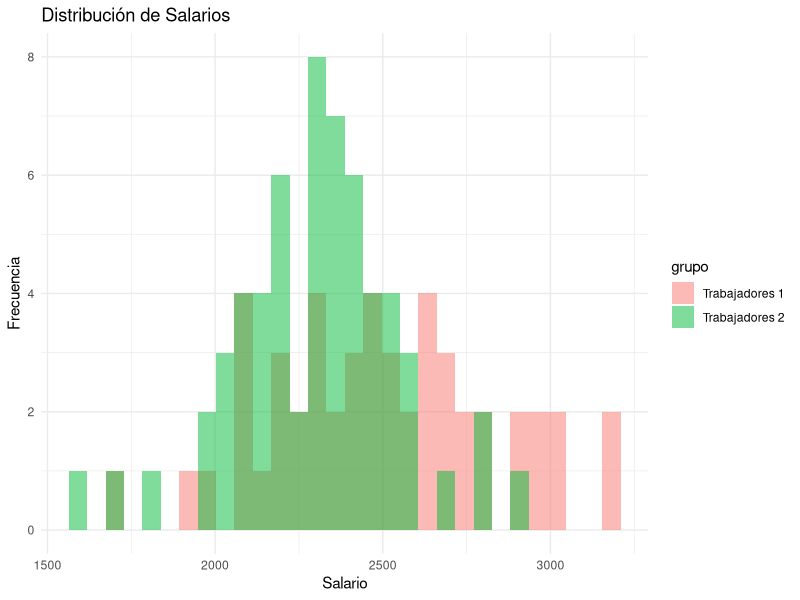
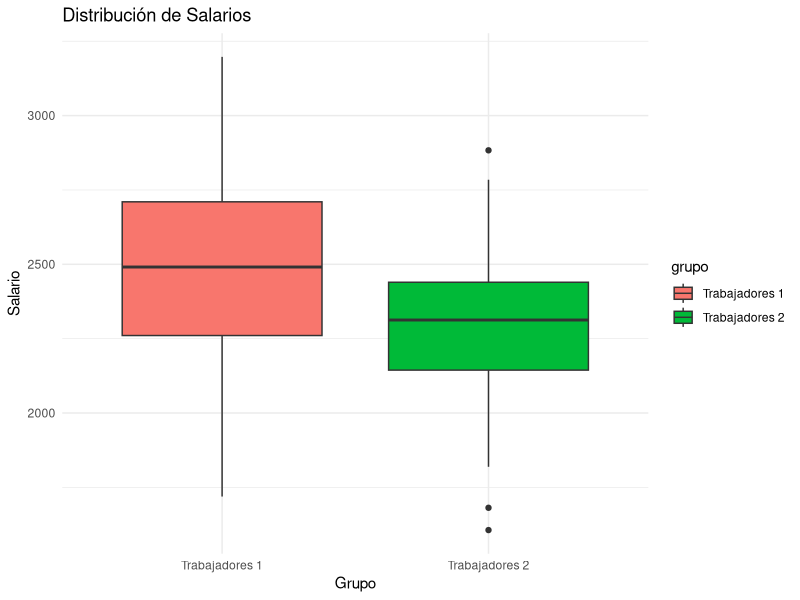
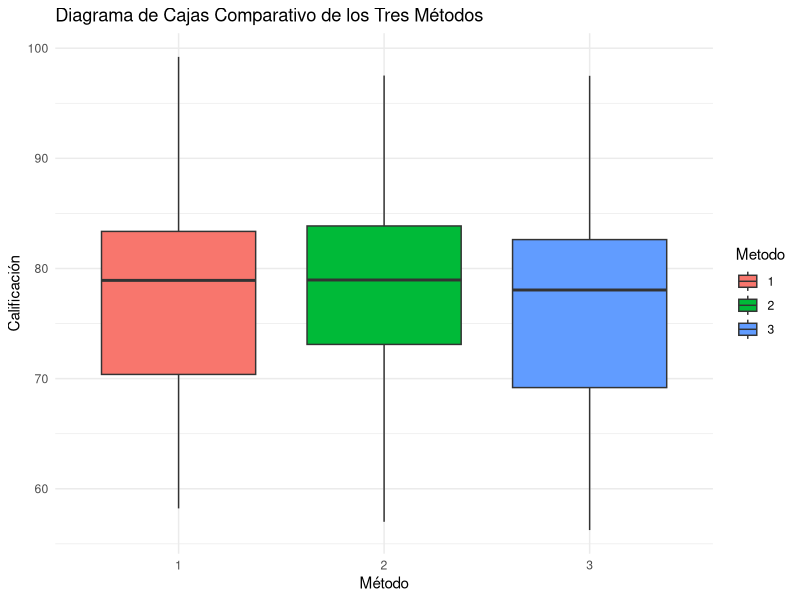

These figures' R source, in order:
## ---- chunk 1
knitr::opts_chunk$set(echo = TRUE)
library(ggplot2)
# Escribe tus códigos aquí (librerías necesarias)
## ---- chunk 2
# Aquí van los datos y el código proporcionado
trabajadores1 <- c(2250.874, 2178.265, 1955.121, 2430.015, 2659.831, 2713.799, 2375.522,
                   2993.470, 2303.118, 2331.465, 2066.033, 2235.951, 3005.093, 2596.543,
                   2156.393, 2067.230, 2206.910, 2769.340, 3197.505, 2485.516, 2289.275,
                   2492.882, 2938.398, 2578.256, 2488.872, 2060.718, 2643.604, 2725.154,
                   3179.045, 2917.966, 1915.504, 2957.806, 2410.418, 2320.605, 2649.970,
                   2626.137, 2466.415, 2697.411, 2395.003, 2367.791, 2181.179, 2813.058,
                   2823.114, 2516.957, 1718.990, 2533.165, 2060.041, 2539.865, 2883.900,
                   2699.181)
trabajadores2 <- c(2075.544, 2260.147, 2210.747, 2125.751, 2280.511, 2353.806, 2375.084,
                   2572.256, 1681.255, 2378.751, 2001.336, 2497.114, 2186.822, 2310.368,
                   2775.799, 2218.408, 2191.969, 2401.429, 2144.689, 2036.791, 2390.669,
                   2476.481, 2316.912, 1819.158, 2588.756, 2303.756, 2142.683, 2450.559,
                   2172.056, 2010.873, 2294.688, 2205.054, 2479.581, 2883.266, 2066.749,
                   2469.883, 2314.934, 2415.943, 2139.904, 2336.129, 1956.293, 2384.111,
                   2281.950, 2696.983, 2350.144, 2055.625, 2531.372, 2058.953, 2074.512,
                   2422.559, 2381.457, 2512.807, 2604.340, 2222.830, 2289.438, 2410.723,
                   2784.361, 2518.547, 2436.065, 1606.304)

datos <- data.frame(
  salario = c(trabajadores1, trabajadores2),
  grupo = factor(rep(1:2, times = c(length(trabajadores1),length(trabajadores2))), labels=c("Trabajadores 1", "Trabajadores 2"))
)

ggplot(datos, aes(x=salario, fill=grupo)) +
  geom_histogram(position="identity", alpha=0.5, bins=30) +
  theme_minimal() +
  labs(title = "Distribución de Salarios", y = "Frecuencia", x = "Salario") +
  scale_fill_manual(values=c("#F8766D", "#00BA38"))

ggplot(datos, aes(x=grupo, y=salario, fill=grupo)) +
  geom_boxplot() +
  theme_minimal() +
  labs(title = "Distribución de Salarios", y = "Salario", x = "Grupo") +
  scale_fill_manual(values=c("#F8766D", "#00BA38"))
# Escribe tus códigos aquí
## ---- chunk 3
anuncio1 <- c(5, 4, 5, 6, 4, 5, 7, 5, 6, 6)
anuncio2 <- c(5, 6, 5, 7, 5, 5, 6, 7, 7, 6)
wilcox.test(anuncio1, anuncio2)
# Escribe tus códigos aquí
## ---- chunk 4
grupoA <- c(5, 5, 5, 6, 6, 5, 5, 6, 5)
grupoB <- c(6, 6, 7, 7, 6, 6, 7, 6, 6)
wilcox.test(grupoA, grupoB)
# Escribe tus códigos aquí 
## ---- chunk 5
metodo1 <- c(85.16604, 96.41423, 80.24083, 69.01759, 86.62736, 81.28230, 60.05736,
             77.63138, 70.82957, 94.19740, 99.21297, 67.49700, 82.71771, 69.84389,
             58.50793, 72.59032, 70.63635, 70.56013, 78.98900, 78.88020, 77.60133,
             84.47364, 78.96169, 90.36164, 70.66543, 82.72645, 62.81343, 62.22004,
             89.57059, 68.21929, 80.86281, 91.00737, 82.99863, 73.69575, 89.99427,
             80.54828, 68.75133, 72.01811, 58.22004, 81.99664)
metodo2 <- c(86.86874, 97.52225, 76.52569, 74.04482, 68.67770, 95.23782, 79.12071,
             79.52839, 83.48983, 81.17170, 85.72342, 85.15654, 72.71554, 78.22245,
             76.92262, 73.23591, 79.66591, 78.60100, 79.50238, 83.82224, 76.71138,
             91.83204, 69.53986, 64.58984, 85.12009, 68.48304, 83.55921, 83.98342,
             69.86244, 83.17494, 78.79085, 78.25213, 72.51925, 84.99407, 57.00238,
             82.74854, 72.51887, 63.28735, 74.38203, 89.13157)
metodo3 <- c(92.82768, 76.75622, 69.07096, 83.50877, 56.74143, 67.21914, 68.98307,
             83.68246, 79.87134, 79.73691, 82.57452, 63.67311, 60.34452, 74.22729,
             77.65000, 79.49056, 78.44512, 60.52712, 97.49574, 66.68088, 74.46574,
             79.05737, 69.92555, 89.83452, 89.10452, 65.20591, 72.80191, 76.06882,
             69.22514, 56.25000, 86.28191, 78.70482, 91.50943, 82.77311, 81.66604,
             76.28205, 78.71795, 92.30769, 76.92308, 79.48718)

df <- data.frame(
  Calificacion = c(metodo1, metodo2, metodo3),
  Metodo = factor(rep(1:3, each=40))
)

ggplot(df, aes(x=Metodo, y=Calificacion)) +
  geom_boxplot(aes(fill=Metodo)) + 
  labs(title="Diagrama de Cajas Comparativo de los Tres Métodos", 
       x="Método", 
       y="Calificación") + 
  theme_minimal()

# Ejecutar ANOVA
aov_res <- aov(Calificacion ~ Metodo, data=df)
summary(aov_res)
# Escribe tus códigos aquí 
## ---- chunk 6
productoA <- c(0, 1, 0, 1, 1, 0, 0, 0, 1, 0, 1, 1, 0, 1, 1, 0, 1, 0, 1, 0, 0, 1, 0, 0, 1, 0, 0, 1, 0, 1, 0, 0, 1, 0, 0,
               0, 1, 1, 0, 0, 1, 1, 1, 0, 0, 0, 0, 1, 0, 1, 0, 1, 1, 1, 1, 1, 1, 0, 0, 1, 1, 0, 0, 0, 1, 0, 0, 0, 1, 1,
               0, 0, 0, 1, 0, 0, 1, 1, 1, 1, 1, 0, 0, 0, 0, 0, 1, 0, 0, 0, 0, 0, 1, 0, 0, 0, 1, 0, 0, 0, 0, 0, 1, 0, 0,
               1, 1, 1, 0, 1, 1, 0, 1, 1, 0, 0, 1, 0, 0, 1, 0, 0, 0, 0, 1, 1, 1, 1, 1, 1, 0, 1, 1, 1, 0, 1, 1, 0, 1,
               0, 0, 0, 0, 1, 0, 0, 1, 0, 0, 1, 1, 1, 1, 1, 0, 1, 0, 1, 1, 0, 1, 0, 1, 0, 0, 0, 1, 0, 1, 0, 1, 1, 1, 1,
               1, 0, 1, 1, 1, 0, 1, 0, 1, 0, 1, 1, 1, 0, 0, 0, 1, 1, 1, 0, 0, 1, 1, 1, 0, 1, 0, 1, 0, 1, 1, 0, 0, 0, 0,
               0, 0, 1, 1, 1, 0, 0, 0, 0, 1, 0, 0, 1, 0, 0, 1, 0, 0, 1, 1, 1, 1, 1, 0, 1, 1, 1, 1, 0, 0, 1, 0, 1, 0, 0,
               1, 1, 1, 0)

productoB <- c(1, 0, 1, 1, 0, 0, 1, 0, 1, 1, 0, 0, 0, 0, 1, 1, 1, 1, 0, 0, 1, 0, 0, 1, 0, 1, 0, 0, 1, 1, 0, 0, 0, 1, 0,
               1, 0, 1, 1, 1, 1, 1, 1, 1, 0, 1, 0, 1, 1, 1, 1, 0, 0, 1, 0, 0, 0, 0, 1, 1, 0, 0, 0, 0, 0, 0, 1, 1, 0, 1,
               0, 1, 1, 1, 1, 1, 0, 1, 1, 1, 0, 0, 1, 0, 1, 0, 0, 1, 1, 0, 0, 0, 1, 1, 0, 1, 0, 1, 1, 0, 0, 1, 1, 0, 0,
               1, 1, 0, 1, 0, 0, 0, 0, 0, 0, 0, 0, 1, 1, 0, 0, 0, 0, 1, 0, 0, 0, 1, 1, 0, 1, 1, 1, 0, 0, 1, 1, 0, 0, 1,
               0, 0, 1, 1, 1, 0, 0, 1, 1, 0, 0, 0, 1, 0, 1, 1, 1, 1, 0, 1, 0, 0, 0, 1, 1, 1, 0, 1, 1, 1, 0, 0, 1, 0, 0,
               0, 1, 0, 1, 1, 0, 1, 1, 1, 0, 1, 1, 1, 1, 1, 1, 0, 1, 1, 1, 0, 0, 1, 0, 1, 1, 1, 1, 0, 0, 1, 0, 1, 0, 0,
               1, 1, 0, 1, 0, 0, 0, 1, 1, 1, 1, 1, 1, 1, 0, 0, 0, 0, 0, 0, 0, 1, 0, 1, 1, 0, 0, 1, 1, 0, 1, 1, 0, 1, 0,
               0, 0, 0, 1)

prop.test(x = c(sum(productoA), sum(productoB)),
          n = c(length(productoA), length(productoB)))
# Escribe tus códigos aquí 
## ---- chunk 7
# Datos antes del medicamento
antes_medicamento <- c(6.2, 6.8, 7.0, 7.4, 7.6, 7.8, 8.0, 8.2, 8.4, 8.6)
# Datos después del medicamento
despues_medicamento <- c(5.8, 6.0, 6.2, 6.4, 6.6, 6.8, 7.0, 7.2, 7.4, 7.6)
# Escribe tus códigos aquí 
## ---- chunk 8
# Creación del data frame para la tabla
tabla <- data.frame(
  genero = c("hombre", "hombre", "hombre", "mujer", "mujer", "mujer"),
  preferencia_politica = c("izquierda", "centro", "derecha", "izquierda", "centro", "derecha"),
  cantidad = c(20, 30, 50, 10, 20, 70)
)

tabla
# Escribe tus códigos aquí 
